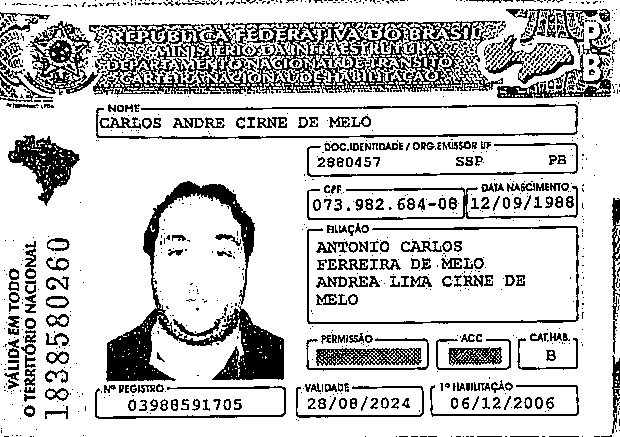
#> input picture alinhadas/ImagemNova00.jpg, 620 x 437 px
$ jupyter execute --allow-errors ROIs.ipynb
#> lines starting #> are read from the running program, lines starting #| are printed output that depends on the picture; after the words box and inside, x2 and y2 are one past the last pixel; in counts of white or black regions, pixels touching at a corner belong together
[cell 1]
from skimage.filters import threshold_local #scikit-image é uma coleção de algoritmos para processamento de imagem
from skimage import measure
import imutils
import base64 #nos permite converter bytes contendo dados binários ou de texto em caracteres ASCII
import os #modulo que fornece funções para interagir com o sistema operacional
import random as rng
import pytesseract
import re
import datetime
import cv2
import numpy as np
import matplotlib.pyplot as plt
plt.rcParams['figure.figsize'] = (12,7)

[cell 2]
#definindo constantes

W = 800
cleanText = r"[^A-Z0-9.,\-\s\/]" #regex para eliminar caracteres indesejados

[cell 3]
def cleanImage(image, stage = 0):
    gray = cv2.cvtColor(image, cv2.COLOR_BGR2GRAY)
    kernel = cv2.getStructuringElement(cv2.MORPH_RECT, (3, 3))
    # aplicando as operações topHat/blackHat
    topHat = cv2.morphologyEx(gray, cv2.MORPH_TOPHAT, kernel) #revela as áreas claras com fundo escuro
    blackHat = cv2.morphologyEx(gray, cv2.MORPH_BLACKHAT, kernel) #revela as áreas escuras com um fundo claro
    # fazendo adição e subtração entre as operações morfológicas
    add = cv2.add(gray, topHat)
    subtract = cv2.subtract(add, blackHat)
    if (stage == 1):
        return subtract
    T = threshold_local(subtract, 29, offset=7, method="gaussian", mode="reflect")
    thresh = (subtract > T).astype("uint8") * 255
    if (stage == 2):
        return thresh
    # inverte a imagem
    thresh = cv2.bitwise_not(thresh)
    return thresh

[cell 4]
#seleciona as áreas de interesse, ou seja, as possíveis áreas que possuem dados
def extractROIs(image, origin, minArea = 1800, minHeight = 25, minWidth = 22): #talvez precise mudar esse parametros de área, altura e largura
    # encontra os contornos na imagem
    cnts = cv2.findContours(image, cv2.RETR_TREE, cv2.CHAIN_APPROX_SIMPLE) #https://docs.opencv.org/master/d4/d73/tutorial_py_contours_begin.html
    cnts = imutils.grab_contours(cnts)#retorna contadores(contornos) em cnts
    roisAsRects = [] #ROIs como retas

# [4 lines of commented-out code are left out]

    img1 = cv2.drawContours(origin, cnts, -1, (0,255,0), 3)
    plt.imshow(cv2.cvtColor(img1, cv2.COLOR_BGR2RGB))
    plt.show()

    for c in cnts:
        rect = cv2.minAreaRect(c) #retângulo delimitador é desenhado com área mínima
        print("rect", rect)
        #box = cv2.boxPoints(rect)
        #box = np.int0(box)
        #imgtest = cv2.drawContours(origin,[box],-1,(0,0,255),3)
        #######################################
        x,y,w,h = cv2.boundingRect(c)
        print(x)
        print(y)
        print(w)
        print(h)
        imgtest = cv2.rectangle(origin,(x,y),(x+w,y+h),(0,0,255),2)
        plt.imshow(cv2.cvtColor(imgtest, cv2.COLOR_BGR2RGB))
        plt.show()
        #######################################
        (_, _),(rw, rh),_ = rect #pega o retorno do minAreaRect que é = canto superior esquerdo(x,y), (largura,altura), angulo de rotação
        if (rh > 0):
            ratio = float(rh)/rw #calcula a razão
            print("ratio: ", ratio)
            area = rw*rh
            print("area: ", area)
            if (area > minArea and rh > minHeight and rw > minWidth and (ratio > 1 or ratio < 0.5)):
                #adiciona a lista de rois
                roisAsRects.append(rect)
        return roisAsRects
    #não usa origin ??

[cell 5]
# [59 lines left out: functions rect2Box, cropRois, not called in this run]

[cell 6]
img = cv2.imread("../alinhadas/ImagemNova00.jpg")
#> img is the input picture: shape (437, 620, 3); min 0, max 255, mean 200.4
#img = cv2.imread("fake_cnh.png")
resize_proc = imutils.resize(img, width=W) #seria a imagem alinhada
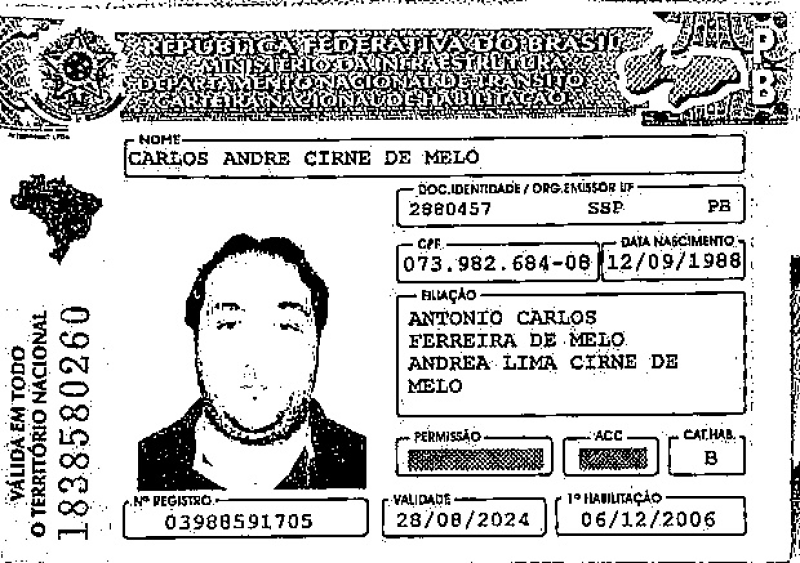
#> resize_proc: shape (563, 800, 3); min 0, max 255, mean 200.3
resize_orig = imutils.resize(img, width=W)

[cell 7]
#limpando imagem
clean = cleanImage(img)
#> in cleanImage, `topHat = cv2.morphologyEx(gray, cv2.MORPH_TOPHAT, kernel)`:
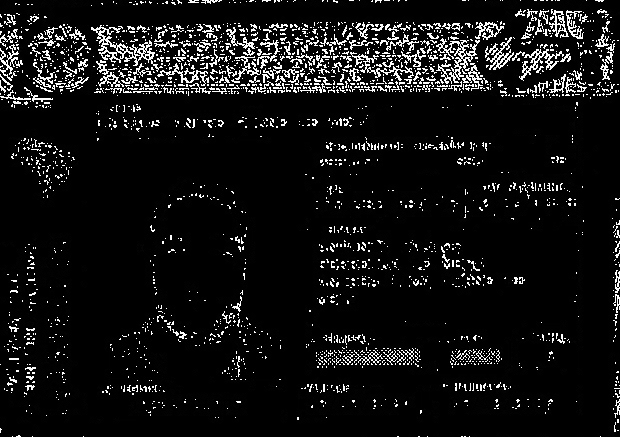
#> topHat: shape (437, 620); min 0, max 255, mean 19.6
#> in cleanImage, `blackHat = cv2.morphologyEx(gray, cv2.MORPH_BLACKHAT, kernel)`:
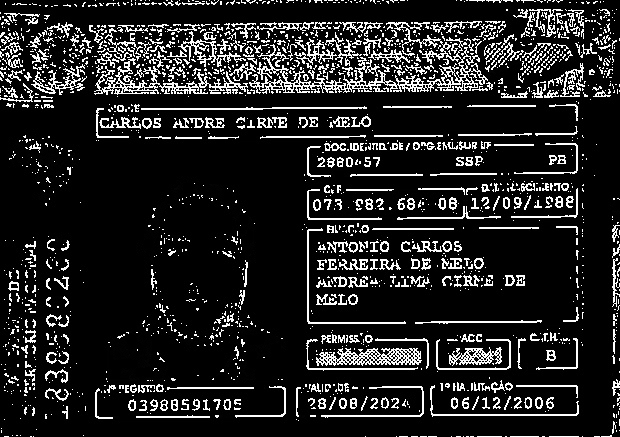
#> blackHat: shape (437, 620); min 0, max 255, mean 35.6
#> in cleanImage, `T = threshold_local(subtract, 29, offset=7, method="gaussian", mode="r..`:
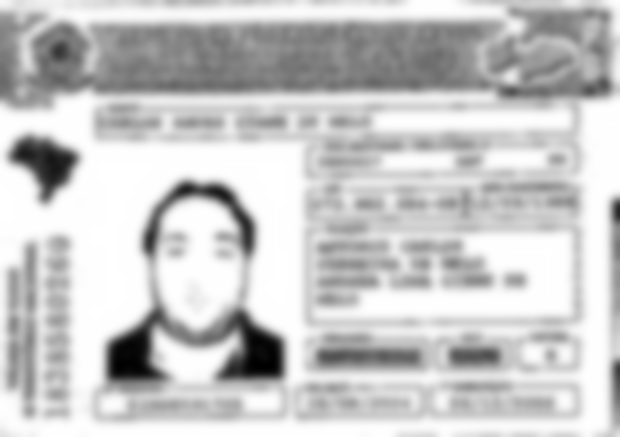
#> T: shape (437, 620) float64; min -5.02, max 248, mean 193.2; drawn with min black and max white
#> in cleanImage, `thresh = (subtract > T).astype("uint8") * 255`:
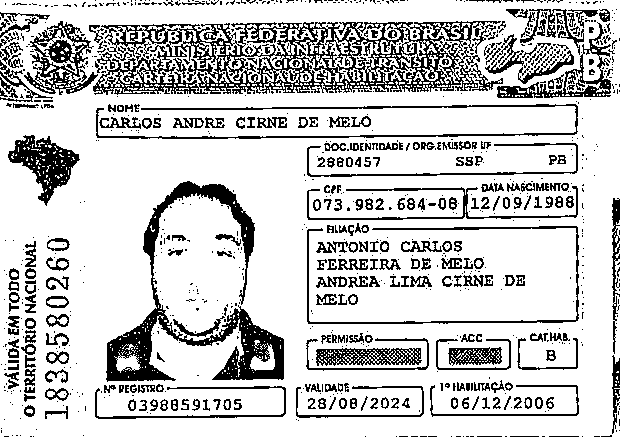
#> thresh: shape (437, 620); 78.9% white; black in thin lines or dots
#> in cleanImage, `thresh = cv2.bitwise_not(thresh)`: thresh: shape (437, 620); 21.1% white in thin lines or dots
ret,thresh2 = cv2.threshold(clean,127,255,cv2.THRESH_BINARY_INV)
plt.imshow(cv2.cvtColor(thresh2, cv2.COLOR_BGR2RGB))
plt.show()

crop = thresh2[100:100+40, 90:90+490]
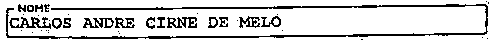
#> crop: shape (40, 490); 82.6% white; black in thin lines or dots
plt.imshow(cv2.cvtColor(crop, cv2.COLOR_BGR2RGB))
plt.show()

#> (a cell that did not finish here is left out)

#> in extractROIs, `cnts = cv2.findContours(image, cv2.RETR_TREE, cv2.CHAIN_APPROX_SIMPLE)`: cnts = 2227 contours, 1816 with area under 20; largest, box (x1, y1, x2, y2) and area: (93, 21, 503, 95) 22191, (106, 181, 284, 382) 7955, (24, 21, 98, 95) 2718, (8, 135, 80, 206) 2250, (497, 22, 611, 98) 2179
#> in extractROIs, `img1 = cv2.drawContours(origin, cnts, -1, (0,255,0), 3)`:
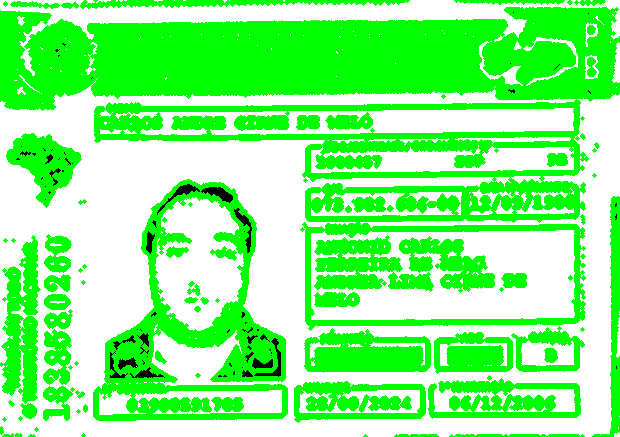
#> img1: shape (437, 620, 3); mean B, G, R 131.8, 252.8, 131.8
#> the loop in extractROIs, `for c in cnts:` made 1 pass
#> (c, rect, x, y, w, h, rw, rh) on pass 1: ([[594, 436], [599, 436]], ((596.5, 436), (0, 5), -90), 594, 436, 6, 1, 0, 5)
#| rect ((596.5, 436.0), (0.0, 5.0), -90.0)
#| 594
#| 436
#| 6
#| 1
#> after the loop in extractROIs, `for c in cnts:`: roisAsRects = []

$ run again, with alinhadas/ImagemNova01.jpg copied over alinhadas/ImagemNova00.jpg
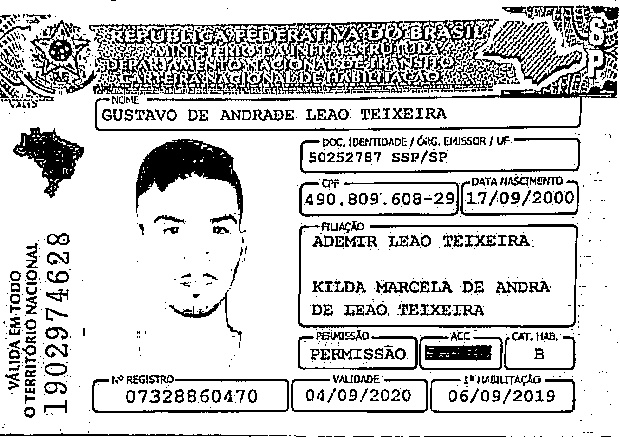
#> input picture alinhadas/ImagemNova01.jpg, 620 x 437 px
#> img is the input picture: shape (437, 620, 3); min 0, max 255, mean 205.7
#> in cleanImage, `thresh = (subtract > T).astype("uint8") * 255`:
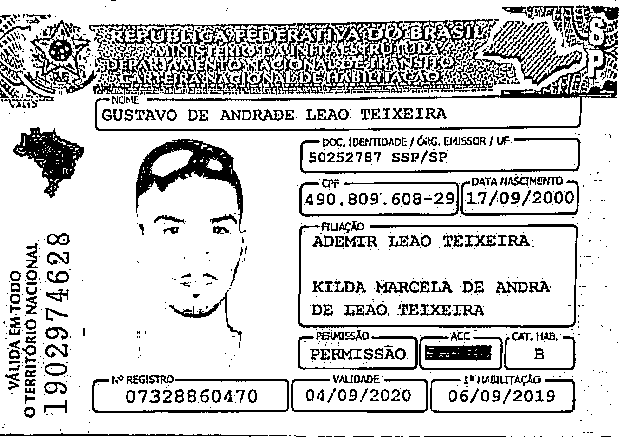
#> thresh: shape (437, 620); 81% white; black in thin lines or dots
#> crop: shape (40, 490); 84.1% white; black in thin lines or dots
#> cnts = 1450 contours, 1070 with area under 20; largest, box (x1, y1, x2, y2) and area: (146, 19, 510, 95) 8923, (136, 139, 246, 233) 3508, (13, 127, 84, 198) 2239, (95, 38, 617, 131) 2220, (24, 20, 97, 94) 2044
#> in extractROIs, `img1 = cv2.drawContours(origin, cnts, -1, (0,255,0), 3)`:
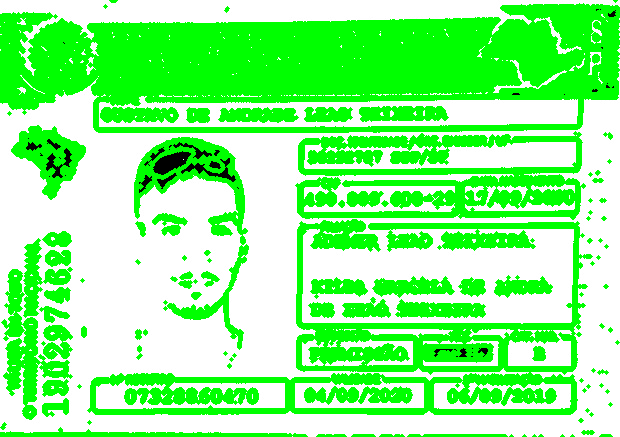
#> img1: shape (437, 620, 3); mean B, G, R 136.7, 253.1, 136.7
#> the loop in extractROIs, `for c in cnts:` made 1 pass
#> (c, rect, x, y, w, h, rw, rh) on pass 1: ([[601, 436], [610, 436]], ((605.5, 436), (0, 9), -90), 601, 436, 10, 1, 0, 9)
#> (printed output is left out)
#> after the loop in extractROIs, `for c in cnts:`: roisAsRects = []

$ run again, with alinhadas/ImagemNova03.jpg copied over alinhadas/ImagemNova00.jpg
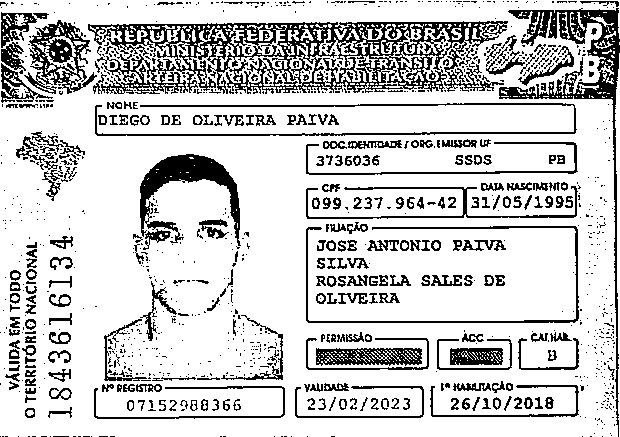
#> input picture alinhadas/ImagemNova03.jpg, 620 x 437 px
#> img is the input picture: shape (437, 620, 3); min 0, max 255, mean 203.5
#> crop: shape (40, 490); 84.4% white; black in thin lines or dots
#> cnts = 2024 contours, 1641 with area under 20; largest, box (x1, y1, x2, y2) and area: (88, 21, 508, 94) 20294, (499, 8, 620, 437) 4985, (140, 154, 241, 246) 2748, (24, 20, 97, 94) 2633, (316, 348, 422, 366) 1552
#> in extractROIs, `img1 = cv2.drawContours(origin, cnts, -1, (0,255,0), 3)`:
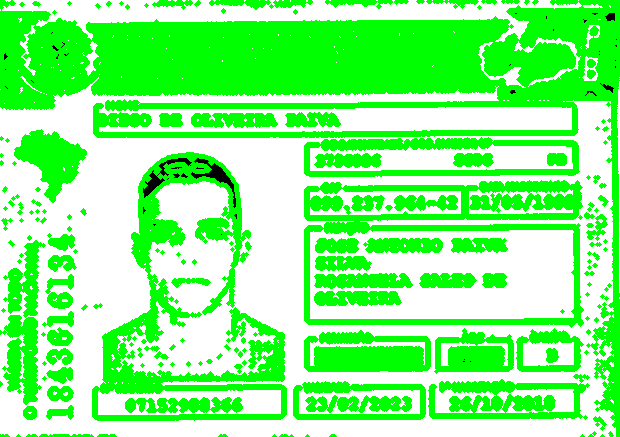
#> img1: shape (437, 620, 3); mean B, G, R 132.6, 253.8, 132.6
#> the loop in extractROIs, `for c in cnts:` made 1 pass
#> (rect, x, y, w, h, rw, rh) on pass 1: (((602, 436), (0, 0), -90), 602, 436, 1, 1, 0, 0)
#> (printed output is left out)
#> after the loop in extractROIs, `for c in cnts:`: roisAsRects = []
#> after the loop in cropRois, `for r in rects:`: data = 0 items
#> meanAngle = nan
#| nan
#| nan
